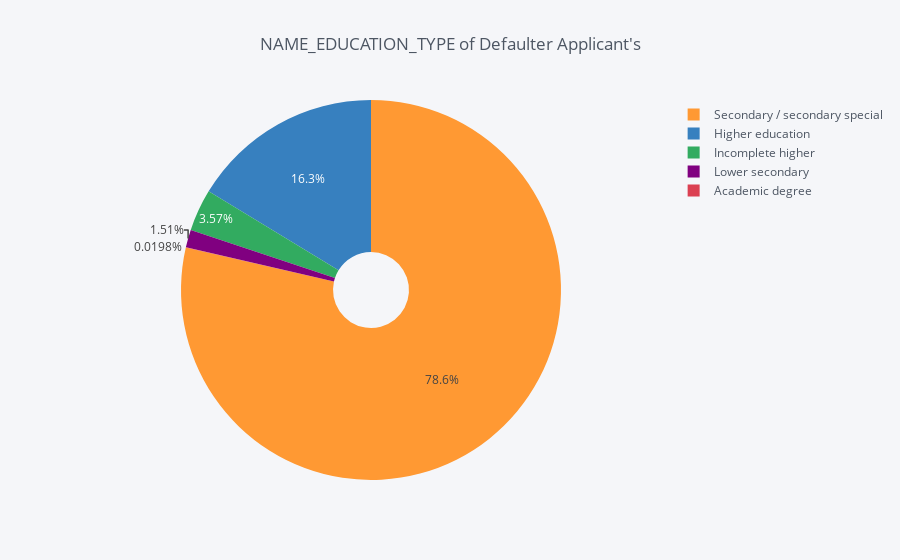
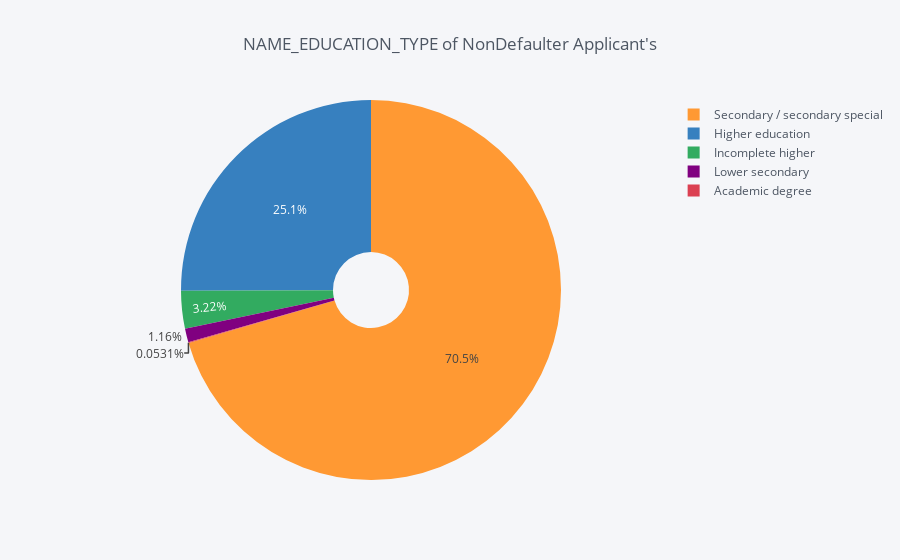

Notebook code cell kept with these figures, in order:
### Markdown cell above
#### Observations:
1. Widows are more likely to repay the loan when compared to appliants with the other family statuses.

### Code cell
cat_plot("NAME_EDUCATION_TYPE")

### Figure 1 — Plotly figure (JSON) as saved in the notebook; plotly's stock layout.template omitted (floating-point values rounded to 4 significant figures)
{"data": [{"hole": 0.2, "labels": ["Secondary / secondary special", "Higher education", "Incomplete higher", "Lower secondary", "Academic degree"], "marker": {"colors": ["rgba(255, 153, 51, 1.0)", "rgba(55, 128, 191, 1.0)", "rgba(50, 171, 96, 1.0)", "rgba(128, 0, 128, 1.0)", "rgba(219, 64, 82, 1.0)"]}, "name": "", "type": "pie", "values": [3965, 823, 180, 76, 1]}], "layout": {"legend": {"bgcolor": "#F5F6F9", "font": {"color": "#4D5663"}}, "paper_bgcolor": "#F5F6F9", "plot_bgcolor": "#F5F6F9", "title": "NAME_EDUCATION_TYPE of Defaulter Applicant's", "titlefont": {"color": "#4D5663"}}}

### Figure 2 — Plotly figure (JSON) as saved in the notebook; plotly's stock layout.template omitted (floating-point values rounded to 4 significant figures)
{"data": [{"hole": 0.2, "labels": ["Secondary / secondary special", "Higher education", "Incomplete higher", "Lower secondary", "Academic degree"], "marker": {"colors": ["rgba(255, 153, 51, 1.0)", "rgba(55, 128, 191, 1.0)", "rgba(50, 171, 96, 1.0)", "rgba(128, 0, 128, 1.0)", "rgba(219, 64, 82, 1.0)"]}, "name": "", "type": "pie", "values": [39805, 14148, 1816, 657, 30]}], "layout": {"legend": {"bgcolor": "#F5F6F9", "font": {"color": "#4D5663"}}, "paper_bgcolor": "#F5F6F9", "plot_bgcolor": "#F5F6F9", "title": "NAME_EDUCATION_TYPE of NonDefaulter Applicant's", "titlefont": {"color": "#4D5663"}}}
